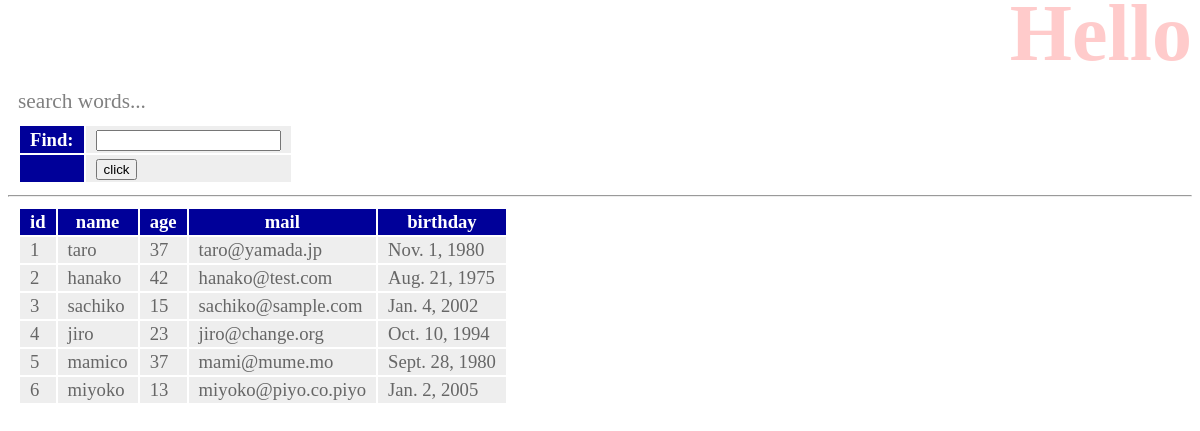
/hello/find, run on the app's committed database.
### hello/models.py (models this page shows, shortened)
class Friend(models.Model):
    name = models.CharField(max_length=100,validators=[number_only])
    mail = models.EmailField(max_length=200)
    gender = models.BooleanField()
    age = models.IntegerField()
    birthday = models.DateField()

### hello/views.py (the view)
# urls.py: path('find', views.find, name='find'),
def find(request):
    if(request.method == 'POST'):
        msg = request.POST['find']
        form = FindForm(request.POST)
        sql = 'select * from hello_friend'
        if(msg != ''):
            sql += ' where ' + msg
        data = Friend.objects.raw(sql)
        msg = sql
    else:
        msg = 'search words...'
        form = FindForm()
        data = Friend.objects.all()
    params = {
            'title': 'Hello',
            'message': msg,
            'form': form,
            'data':data,
            }
    return render(request, 'hello/find.html', params)

### hello/forms.py
class FindForm(forms.Form):
    find = forms.CharField(label='Find', required=False)

### hello/templates/hello/find.html (shortened to what this page needs)
{% load static %}
<!doctype html>
<html lang="ja">
<head>
    <link rel="stylesheet" type="text/css" href="{% static 'hello/css/style.css' %}" />
</head>
<body>
    <h1>{{title}}</h1>
    <p>{{message|safe}}</p>
    <table>
        <form action="{% url 'find' %}" method="post">
            {{form}}
            <tr>
                <th></th>
                <td>
                    <input type="submit" value="click">
                </td>
            </tr>
        </form>
    </table>
    <hr>
    <table>
        <tr>
            <th>id</th>
            <th>name</th>
            <th>age</th>
            <th>mail</th>
            <th>birthday</th>
        </tr>
        {% for item in data %}
        <tr>
            <td>{{item.id}}</td>
            <td>{{item.name}}</td>
            <td>{{item.age}}</td>
            <td>{{item.mail}}</td>
            <td>{{item.birthday}}</td>
        </tr>
        {% endfor %}
    </table>
</body>
</html>

### hello/static/hello/css/style.css (style rules this page uses)
body { color:gray; font-size:16pt; }
h1 { color:red; opacity:0.2; font-size:60pt; margin-top:-20px; margin-bottom:0px; text-align:right; }
p { margin:10px; }
table { margin: 10px; font-size: 14pt; }
table tr th { background-color:#009; color:white; padding:2px 10px; border-size: 2px; }
table tr td { background-color:#eee; color:#666; padding:2px 10px; border-size: 2px; }

### data on the page
Friend: id "1", name "taro", age "37", mail "taro@yamada.jp", birthday "Nov. 1, 1980"
Friend: id "2", name "hanako", age "42", mail "hanako@test.com", birthday "Aug. 21, 1975"
Friend: id "3", name "sachiko", age "15", mail "sachiko@sample.com", birthday "Jan. 4, 2002"
Friend: id "4", name "jiro", age "23", mail "jiro@change.org", birthday "Oct. 10, 1994"
Friend: id "5", name "mamico", age "37", mail "mami@mume.mo", birthday "Sept. 28, 1980"
Friend: id "6", name "miyoko", age "13", mail "miyoko@piyo.co.piyo", birthday "Jan. 2, 2005"

### other printed values
{{ message|safe }} "search words..."
